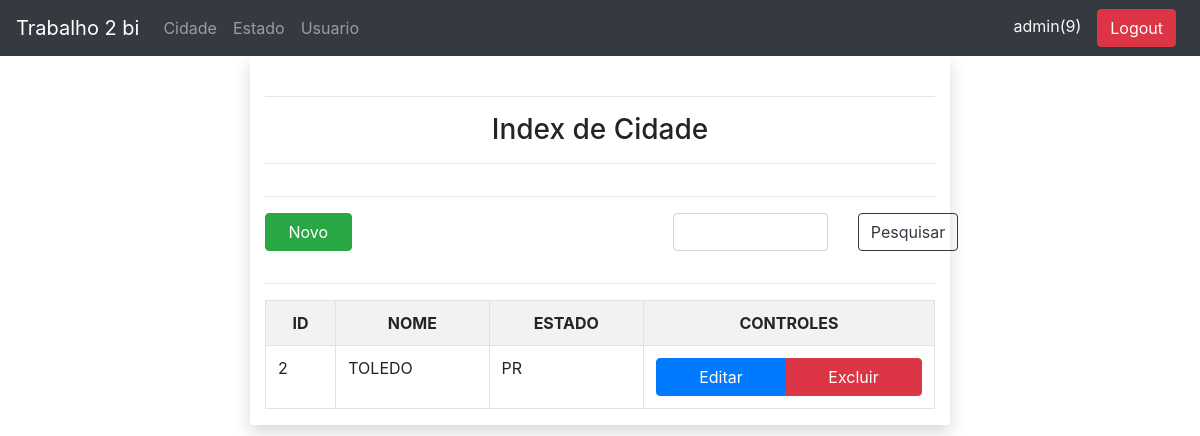
Page /FONTES/Cidade.php?Pesquisa=TOLEDO (signed in) on the committed database.
### tables this page shows
CREATE TABLE cidade(
	idCidade INT NOT NULL PRIMARY KEY AUTO_INCREMENT,
	idEstado INT,
	nome VARCHAR(50),
	FOREIGN KEY (idEstado) REFERENCES estado(idEstado)
);

CREATE TABLE estado(
	idEstado INT NOT NULL PRIMARY KEY AUTO_INCREMENT,
	nome VARCHAR(50),
	sigla VARCHAR(2)
);

### FONTES/Cidade.php (the view, shortened to what this page needs)
<?php
	include("include/head.php");
	include("include/top.php");
	include("include/connection/config.php");
	$con = new PDO($connectionString, USER,PASS);
	$sql = "SELECT c.idCidade, c.nome, e.sigla FROM cidade c INNER JOIN estado e ON e.idEstado = c.idEstado ORDER BY c.nome LIMIT 100;";
	if (ISSET($_GET["Pesquisa"])) {
		$id = " ";
		$sql = "SELECT c.idCidade, c.nome, e.sigla FROM cidade c INNER JOIN estado e ON e.idEstado = c.idEstado WHERE $id c.nome like '%".$_GET["Pesquisa"]."%' ORDER BY c.nome LIMIT 100;";
	}
	$result = $con->query($sql);
?>
<div class="d-flex justify-content-center">
	<div class="form-group shadow col-md-7">
		<div class="form-row mt-4">
			<div class="col-md-12 text-center ">
				<hr>
				<p  class="h3">Index de Cidade</p>
				<hr>
			</div>
		</div>
		<hr />
		<div class="row	">
			<div class="col-2">
				<div class="btn-group btn-block">
					<a href="CadastroCidade.php" class="btn btn-success">Novo</a>
				</div>
			</div>
			<div class="col-md-10">
				<form action="Cidade.php" method="GET">
					<div class="input-group">
						<div class="col-4 offset-6">
							<input type="text" name="Pesquisa" id="Pesquisa" class="form-control ">
						</div>
						<div class="col-2 btn-group btn-block">
							<input type="submit" value="Pesquisar" class="btn btn-outline-dark">
						</div>
					</div>
				</form>
			</div>
		</div>
		<hr />
		<div id="divListaUsuario" class="">
			<table class="table table-responsive-sm table-striped table-hover table-bordered">
				<tr class="text-center">
					<th>
						ID
					</th>
					<th>
						NOME
					</th>
					<th>
						ESTADO
					</th>
					<th>CONTROLES</th>
				</tr>
				<?php
					while ($row = $result-> fetch(PDO::FETCH_OBJ)) {
						echo	"<tr>";
						echo	"<td>";
						echo		$row->idCidade;
						echo	"</td>";
						echo	"<td>";
						echo		$row->nome;
						echo	"</td>";
						echo	"<td>";
						echo		$row->sigla;
						echo	"</td>";
						echo	"<td>";
						echo		"<div class='btn-group btn-block'>";
						echo			"<a href='EditarCidade?id=".$row->idCidade."' class='btn btn-primary'>Editar</a> ";
						echo			"<a href='ExcluirCidade?id=".$row->idCidade."' class='btn btn-danger'>Excluir</a> ";
						echo		"</div>";
						echo	"</td>";
						echo	"</tr>";
					}
				?>
			</table>
		</div>
	</div>
</div>

### rows in the picture
cidade: idCidade "2", nome "TOLEDO", idEstado.sigla "PR"

### other values in the picture
$_SESSION["user"] "admin"
$_SESSION["nivel"] "9"
